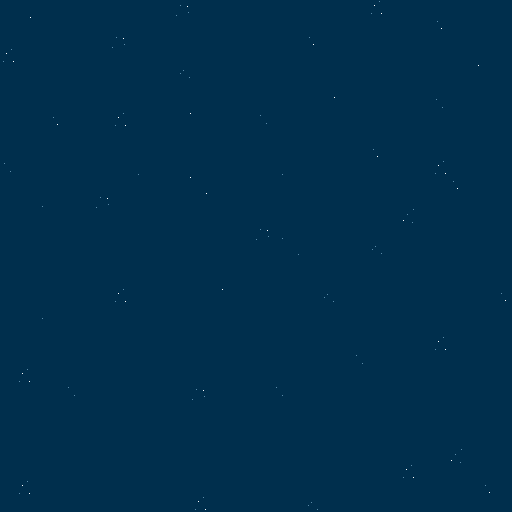

The image is a tile-based game level rendered from a .tmx file. Its description and complete source (layers, tilesets, objects, tile grids) follow:
An orthogonal 32x32 tile map with 16x16 px tiles, 1 tile layer (Tile Layer 1).

<map version="1.10" tiledversion="1.11.2" orientation="orthogonal" renderorder="right-down" width="32" height="32" tilewidth="16" tileheight="16" infinite="0" backgroundcolor="#002f4d" nextlayerid="2" nextobjectid="1">
 <tileset firstgid="1" source="stars.tsx" />
 <layer id="1" name="Tile Layer 1" width="32" height="32">
  <data encoding="csv">
8,8,8,8,8,8,8,8,8,8,8,9,8,8,8,8,8,8,8,8,8,8,8,16,8,8,8,8,8,8,8,8,
8,14,8,8,8,8,8,8,8,8,8,8,8,8,8,8,8,8,8,8,8,8,8,8,8,8,8,13,8,8,8,8,
8,8,8,8,8,8,8,9,8,8,8,8,8,8,8,8,8,8,8,13,8,8,8,8,8,8,8,8,8,8,8,8,
16,8,8,8,8,8,8,8,8,8,8,8,8,8,8,8,8,8,8,8,8,8,8,8,8,8,8,8,8,8,8,8,
8,8,8,8,8,8,8,8,8,8,8,10,8,8,8,8,8,8,8,8,8,8,8,8,8,8,8,8,8,14,8,8,
8,8,8,8,8,8,8,8,8,8,8,8,8,8,8,8,8,8,8,8,8,8,8,8,8,8,8,8,8,8,8,8,
8,8,8,8,8,8,8,8,8,8,8,8,8,8,8,8,8,8,8,8,14,8,8,8,8,8,8,12,8,8,8,8,
8,8,8,13,8,8,8,16,8,8,8,14,8,8,8,8,12,8,8,8,8,8,8,8,8,8,8,8,8,8,8,8,
8,8,8,8,8,8,8,8,8,8,8,8,8,8,8,8,8,8,8,8,8,8,8,8,8,8,8,8,8,8,8,8,
8,8,8,8,8,8,8,8,8,8,8,8,8,8,8,8,8,8,8,8,8,8,8,13,8,8,8,8,8,8,8,8,
12,8,8,8,8,8,8,8,15,8,8,8,8,8,8,8,8,15,8,8,8,8,8,8,8,8,8,16,8,8,8,8,
8,8,8,8,8,8,8,8,8,8,8,14,8,8,8,8,8,8,8,8,8,8,8,8,8,8,8,8,13,8,8,8,
8,8,15,8,8,8,9,8,8,8,8,8,14,8,8,8,8,8,8,8,8,8,8,8,8,8,8,8,8,8,8,8,
8,8,8,8,8,8,8,8,8,8,8,8,8,8,8,8,8,8,8,8,8,8,8,8,8,11,8,8,8,8,8,8,
8,8,8,8,8,8,8,8,8,8,8,8,8,8,8,8,9,15,8,8,8,8,8,8,8,8,8,8,8,8,8,8,
8,8,8,8,8,8,8,8,8,8,8,8,8,8,8,8,8,8,15,8,8,8,8,10,8,8,8,8,8,8,8,8,
8,8,8,8,8,8,8,8,8,8,8,8,8,8,8,8,8,8,8,8,8,8,8,8,8,8,8,8,8,8,8,8,
8,8,8,8,8,8,8,8,8,8,8,8,8,8,8,8,8,8,8,8,8,8,8,8,8,8,8,8,8,8,8,8,
8,8,8,8,8,8,8,16,8,8,8,8,8,14,8,8,8,8,8,8,10,8,8,8,8,8,8,8,8,8,8,13,
8,8,15,8,8,8,8,8,8,8,8,8,8,8,8,8,8,8,8,8,8,8,8,8,8,8,8,8,8,8,8,8,
8,8,8,8,8,8,8,8,8,8,8,8,8,8,8,8,8,8,8,8,8,8,8,8,8,8,8,8,8,8,8,8,
8,8,8,8,8,8,8,8,8,8,8,8,8,8,8,8,8,8,8,8,8,8,8,8,8,8,8,16,8,8,8,8,
8,8,8,8,8,8,8,8,8,8,8,8,8,8,8,8,8,8,8,8,8,8,12,8,8,8,8,8,8,8,8,8,
8,16,8,8,8,8,8,8,8,8,8,8,8,8,8,8,8,8,8,8,8,8,8,8,8,8,8,8,8,8,8,8,
8,8,8,8,12,8,8,8,8,8,8,8,9,8,8,8,8,12,8,8,8,8,8,8,8,8,8,8,8,8,8,8,
8,8,8,8,8,8,8,8,8,8,8,8,8,8,8,8,8,8,8,8,8,8,8,8,8,8,8,8,8,8,8,8,
8,8,8,8,8,8,8,8,8,8,8,8,8,8,8,8,8,8,8,8,8,8,8,8,8,8,8,8,8,8,8,8,
8,8,8,8,8,8,8,8,8,8,8,8,8,8,8,8,8,8,8,8,8,8,8,8,8,8,8,8,8,8,8,8,
8,8,8,8,8,8,8,8,8,8,8,8,8,8,8,8,8,8,8,8,8,8,8,8,8,8,8,8,11,8,8,8,
8,8,8,8,8,8,8,8,8,8,8,8,8,8,8,8,8,8,8,8,8,8,8,8,8,16,8,8,8,8,8,8,
8,16,8,8,8,8,8,8,8,8,8,8,8,8,8,8,8,8,8,8,8,8,8,8,8,8,8,8,8,8,13,8,
8,8,8,8,8,8,8,8,8,8,8,8,16,8,8,8,8,8,8,10,8,8,8,8,8,8,8,8,8,8,8,8
</data>
 </layer>
</map>
